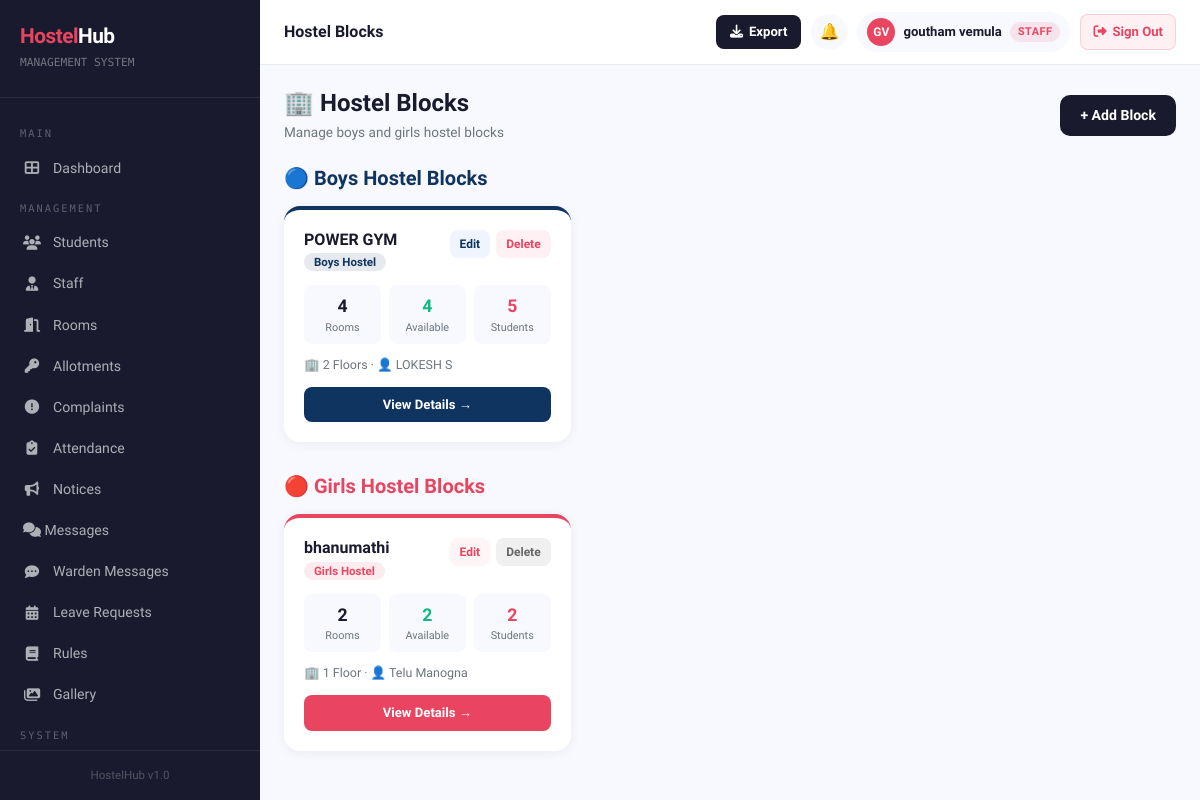
The page /blocks/ (signed in) on the database its author committed.
### hostelapp/models.py (models this page shows, shortened)
class HostelBlock(models.Model):
    BLOCK_TYPE_CHOICES = [
        ('boys', 'Boys Hostel'),
        ('girls', 'Girls Hostel'),
    ]
    name         = models.CharField(max_length=50)
    block_type   = models.CharField(max_length=10, choices=BLOCK_TYPE_CHOICES)
    description  = models.TextField(blank=True)
    warden       = models.ForeignKey(
        settings.AUTH_USER_MODEL,
        on_delete=models.SET_NULL,
        null=True, blank=True,
        related_name='managed_blocks'
    )
    total_floors = models.PositiveIntegerField(default=1)
    is_active    = models.BooleanField(default=True)
    created_at   = models.DateTimeField(auto_now_add=True)
    class Meta:
        ordering = ['block_type', 'name']
    @property
    def total_rooms(self):
        return self.rooms.count()
    @property
    def available_rooms(self):
        return self.rooms.filter(status='available').count()
    @property
    def total_students(self):
        return StudentProfile.objects.filter(block=self).count()

### hostelapp/views.py (the view)
# urls.py: path('blocks/', views.block_list, name='block_list'),
@login_required
def block_list(request):
    if not is_admin(request.user):
        messages.error(request, 'Access denied.')
        return redirect('dashboard')
    boys_blocks  = HostelBlock.objects.filter(block_type='boys', is_active=True)
    girls_blocks = HostelBlock.objects.filter(block_type='girls', is_active=True)
    return render(request, 'hostelapp/block_list.html', {
        'boys_blocks':  boys_blocks,
        'girls_blocks': girls_blocks,
    })

### hostelapp/templates/hostelapp/block_list.html (shortened to what this page needs)
{% extends 'hostelapp/base.html' %}
{% block page_title %}Hostel Blocks{% endblock %}
{% block content %}
<div style="display:flex;justify-content:space-between;align-items:center;margin-bottom:24px;flex-wrap:wrap;gap:12px;">
    <div>
        <h4 style="font-weight:800;color:#1a1a2e;margin:0;">🏢 Hostel Blocks</h4>
        <p style="color:#6c757d;font-size:0.85rem;margin:4px 0 0;">Manage boys and girls hostel blocks</p>
    </div>
    {% if request.user.is_superuser %}
    <a href="{% url 'block_add' %}"
       style="background:#1a1a2e;color:#fff;padding:10px 20px;border-radius:10px;
              text-decoration:none;font-weight:600;font-size:0.88rem;">
        + Add Block
    </a>
    {% endif %}
</div>
<div style="margin-bottom:32px;">
    <h5 style="color:#0f3460;font-weight:700;margin-bottom:16px;">
        🔵 Boys Hostel Blocks
    </h5>
    <div class="block-grid" style="display:grid;grid-template-columns:repeat(auto-fill,minmax(280px,1fr));gap:16px;">
        {% for block in boys_blocks %}
        <div style="background:#fff;border-radius:16px;padding:20px;
                    box-shadow:0 2px 12px rgba(0,0,0,0.06);
                    border-top:4px solid #0f3460;">
            <div style="display:flex;justify-content:space-between;align-items:start;margin-bottom:12px;">
                <div>
                    <h6 style="font-weight:800;color:#1a1a2e;margin:0;font-size:1rem;">{{ block.name }}</h6>
                    <span style="background:rgba(15,52,96,0.1);color:#0f3460;
                                 padding:2px 10px;border-radius:20px;font-size:0.72rem;font-weight:600;">
                        Boys Hostel
                    </span>
                </div>
                {% if request.user.is_superuser %}
                <div style="display:flex;gap:6px;">
                    <a href="{% url 'block_edit' block.pk %}"
                       style="background:#f0f4ff;color:#0f3460;padding:5px 10px;
                              border-radius:8px;font-size:0.75rem;text-decoration:none;font-weight:600;">
                        Edit
                    </a>
                    <form method="post" action="{% url 'block_delete' block.pk %}"
                          onsubmit="return confirm('Delete {{ block.name }}?')">
                        <button type="submit"
                                style="background:#fff0f3;color:#e94560;padding:5px 10px;
                                       border-radius:8px;font-size:0.75rem;border:none;cursor:pointer;font-weight:600;">
                            Delete
                        </button>
                    </form>
                </div>
                {% endif %}
            </div>
            <div style="display:grid;grid-template-columns:1fr 1fr 1fr;gap:8px;margin-bottom:12px;">
                <div style="background:#f8f9ff;border-radius:8px;padding:8px;text-align:center;">
                    <div style="font-weight:700;color:#1a1a2e;font-size:1.1rem;">{{ block.total_rooms }}</div>
                    <div style="font-size:0.68rem;color:#6c757d;">Rooms</div>
                </div>
                <div style="background:#f8f9ff;border-radius:8px;padding:8px;text-align:center;">
                    <div style="font-weight:700;color:#10b981;font-size:1.1rem;">{{ block.available_rooms }}</div>
                    <div style="font-size:0.68rem;color:#6c757d;">Available</div>
                </div>
                <div style="background:#f8f9ff;border-radius:8px;padding:8px;text-align:center;">
                    <div style="font-weight:700;color:#e94560;font-size:1.1rem;">{{ block.total_students }}</div>
                    <div style="font-size:0.68rem;color:#6c757d;">Students</div>
                </div>
            </div>
            <div style="font-size:0.78rem;color:#6c757d;margin-bottom:12px;">
                🏢 {{ block.total_floors }} Floor{{ block.total_floors|pluralize }}
                {% if block.warden %}
                · 👤 {{ block.warden.get_full_name|default:block.warden.username }}
                {% endif %}
            </div>
            <a href="{% url 'block_detail' block.pk %}"
               style="display:block;text-align:center;background:#0f3460;color:#fff;
                      padding:8px;border-radius:8px;text-decoration:none;
                      font-size:0.82rem;font-weight:600;">
                View Details →
            </a>
        </div>
        {% endfor %}
    </div>
</div>
<div>
    <h5 style="color:#e94560;font-weight:700;margin-bottom:16px;">
        🔴 Girls Hostel Blocks
    </h5>
    <div class="block-grid" style="display:grid;grid-template-columns:repeat(auto-fill,minmax(280px,1fr));gap:16px;">
        {% for block in girls_blocks %}
        <div style="background:#fff;border-radius:16px;padding:20px;
                    box-shadow:0 2px 12px rgba(0,0,0,0.06);
                    border-top:4px solid #e94560;">
            <div style="display:flex;justify-content:space-between;align-items:start;margin-bottom:12px;">
                <div>
                    <h6 style="font-weight:800;color:#1a1a2e;margin:0;font-size:1rem;">{{ block.name }}</h6>
                    <span style="background:rgba(233,69,96,0.1);color:#e94560;
                                 padding:2px 10px;border-radius:20px;font-size:0.72rem;font-weight:600;">
                        Girls Hostel
                    </span>
                </div>
                {% if request.user.is_superuser %}
                <div style="display:flex;gap:6px;">
                    <a href="{% url 'block_edit' block.pk %}"
                       style="background:#fff5f7;color:#e94560;padding:5px 10px;
                              border-radius:8px;font-size:0.75rem;text-decoration:none;font-weight:600;">
                        Edit
                    </a>
                    <form method="post" action="{% url 'block_delete' block.pk %}"
                          onsubmit="return confirm('Delete {{ block.name }}?')">
                        <button type="submit"
                                style="background:#f0f0f0;color:#666;padding:5px 10px;
                                       border-radius:8px;font-size:0.75rem;border:none;cursor:pointer;font-weight:600;">
                            Delete
                        </button>
                    </form>
                </div>
                {% endif %}
            </div>
            <div style="display:grid;grid-template-columns:1fr 1fr 1fr;gap:8px;margin-bottom:12px;">
                <div style="background:#f8f9ff;border-radius:8px;padding:8px;text-align:center;">
                    <div style="font-weight:700;color:#1a1a2e;font-size:1.1rem;">{{ block.total_rooms }}</div>
                    <div style="font-size:0.68rem;color:#6c757d;">Rooms</div>
                </div>
                <div style="background:#f8f9ff;border-radius:8px;padding:8px;text-align:center;">
                    <div style="font-weight:700;color:#10b981;font-size:1.1rem;">{{ block.available_rooms }}</div>
                    <div style="font-size:0.68rem;color:#6c757d;">Available</div>
                </div>
                <div style="background:#f8f9ff;border-radius:8px;padding:8px;text-align:center;">
                    <div style="font-weight:700;color:#e94560;font-size:1.1rem;">{{ block.total_students }}</div>
                    <div style="font-size:0.68rem;color:#6c757d;">Students</div>
                </div>
            </div>
            <div style="font-size:0.78rem;color:#6c757d;margin-bottom:12px;">
                🏢 {{ block.total_floors }} Floor{{ block.total_floors|pluralize }}
                {% if block.warden %}
                · 👤 {{ block.warden.get_full_name|default:block.warden.username }}
                {% endif %}
            </div>
            <a href="{% url 'block_detail' block.pk %}"
               style="display:block;text-align:center;background:#e94560;color:#fff;
                      padding:8px;border-radius:8px;text-decoration:none;
                      font-size:0.82rem;font-weight:600;">
                View Details →
            </a>
        </div>
        {% endfor %}
    </div>
</div>
{% endblock %}

### hostelapp/templates/hostelapp/base.html (shortened to what this page needs)
<!DOCTYPE html>
<html lang="en">
<head>
    <link href="https://cdn.jsdelivr.net/npm/bootstrap@5.3.0/dist/css/bootstrap.min.css" rel="stylesheet">
    <link href="https://cdnjs.cloudflare.com/ajax/libs/font-awesome/6.4.0/css/all.min.css" rel="stylesheet">
</head>
<body>
{% if user.is_authenticated %}
<div class="sidebar" id="sidebar">
    <div class="sidebar-brand">
        <h4><span>Hostel</span>Hub</h4>
        <small>MANAGEMENT SYSTEM</small>
    </div>
    <nav class="sidebar-nav">
        <div class="nav-section-label">Main</div>
        <a href="{% url 'dashboard' %}" class="{% if request.resolver_match.url_name == 'dashboard' %}active{% endif %}">
            <i class="fas fa-th-large"></i> Dashboard
        </a>
        {% if user.is_staff or user.is_superuser or perms.hostelapp.change_room or perms.hostelapp.add_roomallotment or perms.hostelapp.change_complaint or perms.hostelapp.view_studentprofile %}
        {% if user.is_superuser %}
        <div class="nav-section-label">Management</div>
        <a href="{% url 'student_list' %}" class="{% if 'student' in request.resolver_match.url_name %}active{% endif %}">
            <i class="fas fa-users"></i> Students
        </a>
        <a href="{% url 'staff_list' %}" class="{% if 'staff' in request.resolver_match.url_name %}active{% endif %}">
            <i class="fas fa-user-tie"></i> Staff
        </a>
        <a href="{% url 'room_list' %}" class="{% if 'room' in request.resolver_match.url_name %}active{% endif %}">
            <i class="fas fa-door-open"></i> Rooms
        </a>
        <a href="{% url 'allotment_list' %}" class="{% if 'allotment' in request.resolver_match.url_name %}active{% endif %}">
            <i class="fas fa-key"></i> Allotments
        </a>
        <a href="{% url 'complaint_list' %}" class="{% if 'complaint' in request.resolver_match.url_name %}active{% endif %}">
            <i class="fas fa-exclamation-circle"></i> Complaints
        </a>
        <a href="{% url 'attendance_list' %}" {% if request.resolver_match.url_name == 'attendance_list' or request.resolver_match.url_name == 'attendance_report' %}class="active"{% endif %}>
            <i class="fas fa-clipboard-check"></i> Attendance
        </a>
        <a href="{% url 'notice_list' %}" class="{% if 'notice' in request.resolver_match.url_name %}active{% endif %}">
            <i class="fas fa-bullhorn"></i> Notices
        </a>
        <a href="{% url 'inbox' %}" class="{% if request.resolver_match.url_name == 'inbox' or request.resolver_match.url_name == 'chat' %}active{% endif %}" style="justify-content:space-between;">
            <span><i class="fas fa-comments"></i> Messages</span>
        </a>
        <a href="{% url 'warden_inbox' %}" class="{% if request.resolver_match.url_name == 'warden_inbox' or request.resolver_match.url_name == 'warden_chat' %}active{% endif %}">
            <i class="fas fa-comment-dots"></i> Warden Messages
        </a>
        <a href="{% url 'leave_list' %}" class="{% if 'leave' in request.resolver_match.url_name %}active{% endif %}">
            <i class="fas fa-calendar-alt"></i> Leave Requests
        </a>
        <a href="{% url 'rules_list' %}" class="{% if 'rule' in request.resolver_match.url_name %}active{% endif %}">
            <i class="fas fa-book"></i> Rules
        </a>
        <a href="{% url 'gallery' %}" class="{% if 'gallery' in request.resolver_match.url_name %}active{% endif %}">
            <i class="fas fa-images"></i> Gallery
        </a>
        <div class="nav-section-label">System</div>
        {% endif %}
        {% endif %}
    </nav>
    <div class="sidebar-footer">
        <div style="font-size:0.72rem;color:rgba(255,255,255,0.25);text-align:center;">HostelHub v1.0</div>
    </div>
</div>
<div class="main-content">
    <div class="topbar">
        <div class="topbar-left">
            <h5>{% block page_title %}Dashboard{% endblock %}</h5>
        </div>
        <div class="topbar-right">
            {% if user.is_authenticated and user.is_staff or user.is_authenticated and user.is_superuser %}
            <button class="export-topbar-btn" onclick="document.getElementById('exportModal').style.display='flex'" title="Export Data">
                <i class="fas fa-download"></i>
                <span class="btn-label">Export</span>
            </button>
            {% endif %}
            <div style="position:relative;">
                <a href="{% url 'notifications_list' %}" class="topbar-icon-btn" title="Notifications">🔔</a>
            </div>
            {% if user.is_authenticated and not user.is_staff and not user.is_superuser %}
            <a href="{% url 'profile' %}" style="text-decoration:none;">
            {% else %}
            <a href="{% url 'admin_profile' %}" style="text-decoration:none;">
            {% endif %}
                <div class="user-badge">
                    {% if user.is_authenticated and not user.is_staff and not user.is_superuser %}
                        {% with profile=user.student_profile %}
                        {% if profile.profile_photo %}
                        <img src="{{ profile.profile_photo.url }}" style="width:28px;height:28px;border-radius:50%;object-fit:cover;border:2px solid #e94560;">
                        {% else %}
                        <div class="avatar">{{ user.first_name|first|upper }}{{ user.last_name|first|upper }}</div>
                        {% endif %}
                        {% endwith %}
                    {% else %}
                    <div class="avatar">{{ user.first_name|first|upper }}{{ user.last_name|first|upper }}</div>
                    {% endif %}
                    <span class="user-name">{{ user.get_full_name|default:user.username }}</span>
                    {% if user.is_staff or user.is_superuser %}
                    <span class="badge-admin hide-mobile">Staff</span>
                    {% endif %}
                </div>
            </a>
            <form method="post" action="{% url 'logout' %}" style="margin:0;">
                <button type="submit"
                   style="display:flex;align-items:center;gap:6px;background:#fff0f3;color:#e94560;
                          padding:7px 12px;border-radius:8px;font-size:0.82rem;cursor:pointer;
                          font-weight:700;border:1.5px solid rgba(233,69,96,0.2);transition:all 0.2s;
                          flex-shrink:0;font-family:'Sora',sans-serif;"
                   onmouseover="this.style.background='#e94560';this.style.color='#fff'"
                   onmouseout="this.style.background='#fff0f3';this.style.color='#e94560'">
                    <i class="fas fa-sign-out-alt"></i>
                    <span class="signout-text">Sign Out</span>
                </button>
            </form>
        </div>
    </div>
    <div class="content-area">
        {% block content %}{% endblock %}
    </div>
</div>
{% else %}
{% block public_content %}{% endblock %}
{% endif %}
</body>
</html>

### rows shown on the page
HostelBlock: name "POWER GYM", total_rooms "4", available_rooms "4", total_students "5", total_floors "2", warden.get_full_name "LOKESH S"
HostelBlock: name "bhanumathi", total_rooms "2", available_rooms "2", total_students "2", total_floors "1", warden.get_full_name "Telu Manogna"

### other values the page prints
{{ user.first_name|first|upper }} "G"
{{ user.last_name|first|upper }} "V"
{{ user.get_full_name|default:user.username }} "goutham vemula"
